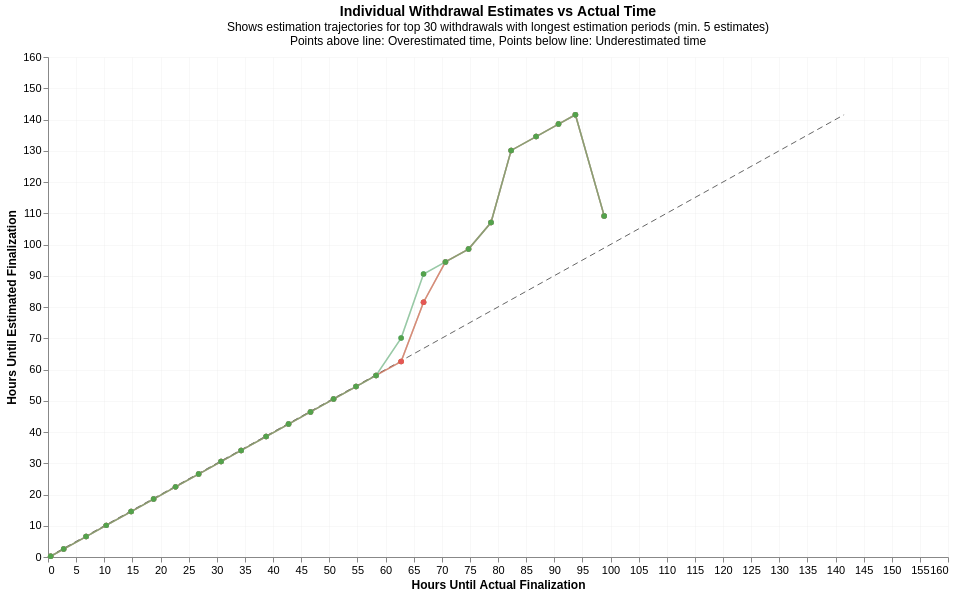

This figure's Vega-Lite source:
### Vega-Lite specification from a JSON file in a GitHub repository (floating-point values rounded to 4 significant figures; data arrays with more than 128 entries replaced by an {"elided": "..."} marker saying what was removed)
{"config": {"view": {"continuousWidth": 300, "continuousHeight": 300, "strokeWidth": 0}, "axis": {"grid": true, "gridOpacity": 0.2, "labelFontSize": 11, "titleFontSize": 12}}, "layer": [{"data": {"name": "data-1c9508dcf106df9d1e75932c618d0562"}, "mark": {"type": "line", "color": "#666666", "strokeDash": [6, 4], "strokeWidth": 1}, "encoding": {"x": {"field": "x", "type": "quantitative"}, "y": {"field": "y", "type": "quantitative"}}}, {"data": {"name": "data-7b232c2ba4e92f07dd04e9098f5cc63e"}, "mark": {"type": "line", "opacity": 0.4, "point": true, "strokeWidth": 1.5}, "encoding": {"color": {"field": "withdrawal_id", "legend": null, "type": "nominal"}, "tooltip": [{"field": "withdrawal_id", "title": "Withdrawal ID", "type": "nominal"}, {"field": "hours_until_estimated", "format": ".1f", "title": "Estimated Hours", "type": "quantitative"}, {"field": "hours_until_actual", "format": ".1f", "title": "Actual Hours", "type": "quantitative"}, {"field": "time_of_estimate_str", "title": "Time of Estimate", "type": "temporal"}], "x": {"axis": {"titleFontSize": 12}, "field": "hours_until_actual", "title": "Hours Until Actual Finalization", "type": "quantitative"}, "y": {"axis": {"titleFontSize": 12}, "field": "hours_until_estimated", "title": "Hours Until Estimated Finalization", "type": "quantitative"}}, "title": {"text": "Individual Withdrawal Estimates vs Actual Time", "subtitle": ["Shows estimation trajectories for top 30 withdrawals with longest estimation periods (min. 5 estimates)", "Points above line: Overestimated time, Points below line: Underestimated time"], "fontSize": 14, "subtitleFontSize": 12}}], "height": 500, "width": 900, "$schema": "https://vega.github.io/schema/vega-lite/v5.20.1.json", "datasets": {"data-1c9508dcf106df9d1e75932c618d0562": [{"x": 0.0, "y": 0.0}, {"x": 141.5, "y": 141.5}], "data-7b232c2ba4e92f07dd04e9098f5cc63e": {"elided": "130 records"}}}
